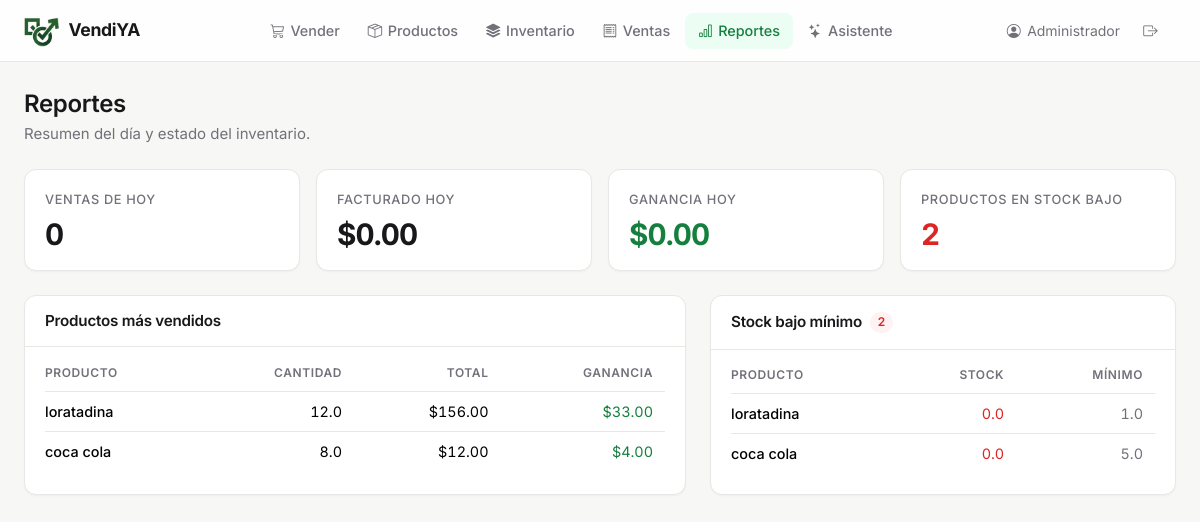
The app's page /reportes (signed in), older data.
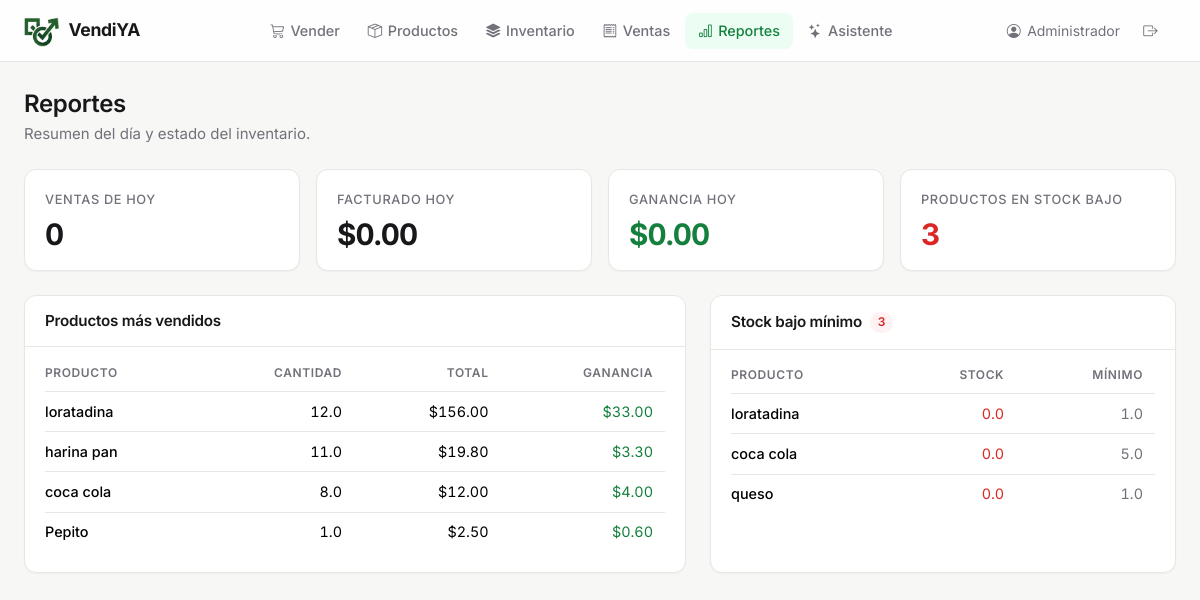
The same page, newer data.
### tables this page shows
CREATE TABLE productos (
    id INTEGER PRIMARY KEY AUTOINCREMENT,
    codigo_barras TEXT UNIQUE,
    nombre TEXT NOT NULL,
    categoria_id INTEGER,
    precio_compra REAL DEFAULT 0,
    precio_venta REAL NOT NULL,
    stock_actual REAL DEFAULT 0,
    stock_minimo REAL DEFAULT 0,
    unidad_medida TEXT DEFAULT 'unidad',
    iva REAL DEFAULT 0,
    activo INTEGER DEFAULT 1,
    FOREIGN KEY (categoria_id) REFERENCES categorias(id)
);

### app.py (the view, shortened to what this page needs)
@app.route('/reportes')
@login_required
def reportes():
    conn = get_db()
    arch = get_archive_db()
    hoy = datetime.now().strftime("%Y-%m-%d")
    ventas_hoy = conn.execute("""
        SELECT COUNT(*) as num,
               COALESCE(SUM(total),0) as total,
               COALESCE(SUM(ganancia),0) as ganancia
        FROM ventas WHERE date(fecha) = ?
    """, (hoy,)).fetchone()
    top1 = conn.execute("""
        SELECT p.nombre, SUM(d.cantidad) as cantidad,
               SUM(d.subtotal) as total, SUM(d.ganancia) as ganancia
        FROM venta_detalle d
        JOIN productos p ON d.producto_id = p.id
        GROUP BY d.producto_id
    """).fetchall()
    top2 = arch.execute("""
        SELECT 'Producto #' || d.producto_id as nombre,
               SUM(d.cantidad) as cantidad,
               SUM(d.subtotal) as total, SUM(d.ganancia) as ganancia
        FROM venta_detalle d
        GROUP BY d.producto_id
    """).fetchall()
    combinado = {}
    for r in top1:
        combinado[r['nombre']] = {'nombre': r['nombre'], 'cantidad': r['cantidad'],
                                  'total': r['total'], 'ganancia': r['ganancia']}
    top_productos = sorted(combinado.values(), key=lambda x: x['cantidad'], reverse=True)[:10]
    stock_bajo = conn.execute("""
        SELECT nombre, stock_actual, stock_minimo FROM productos
        WHERE activo = 1 AND stock_actual <= stock_minimo
        ORDER BY stock_actual ASC
    """).fetchall()
    conn.close()
    arch.close()
    return render_template('reportes.html',
                           ventas_hoy=dict(ventas_hoy) if ventas_hoy else {'num':0,'total':0,'ganancia':0},
                           top_productos=top_productos,
                           stock_bajo=[dict(p) for p in stock_bajo])

### app.py (called while the page is built)
def login_required(f):
    @wraps(f)
    def wrapper(*args, **kwargs):
        if 'usuario_id' not in session:
            return redirect(url_for('login'))
        return f(*args, **kwargs)
    return wrapper

### database.py (called while the page is built)
def get_db():
    conn = sqlite3.connect(DB_PATH)
    conn.row_factory = sqlite3.Row
    conn.execute("PRAGMA foreign_keys = ON")
    return conn

### templates/reportes.html (shortened to what this page needs)
{% extends "base.html" %}
{% block content %}
<div class="page-header">
  <div>
    <h1>Reportes</h1>
    <p>Resumen del día y estado del inventario.</p>
  </div>
</div>
<div class="row g-3 mb-4">
  <div class="col-sm-6 col-lg-3">
    <div class="card stat">
      <div class="stat-label">Ventas de hoy</div>
      <div class="stat-value">{{ ventas_hoy.num }}</div>
    </div>
  </div>
  <div class="col-sm-6 col-lg-3">
    <div class="card stat">
      <div class="stat-label">Facturado hoy</div>
      <div class="stat-value">${{ '%.2f'|format(ventas_hoy.total) }}</div>
    </div>
  </div>
  <div class="col-sm-6 col-lg-3">
    <div class="card stat">
      <div class="stat-label">Ganancia hoy</div>
      <div class="stat-value text-success">${{ '%.2f'|format(ventas_hoy.ganancia) }}</div>
    </div>
  </div>
  <div class="col-sm-6 col-lg-3">
    <div class="card stat">
      <div class="stat-label">Productos en stock bajo</div>
      <div class="stat-value {{ 'text-danger' if stock_bajo }}">{{ stock_bajo|length }}</div>
    </div>
  </div>
</div>
<div class="row g-4">
  <div class="col-lg-7">
    <div class="card h-100">
      <div class="card-header"><h2 class="card-title-sm">Productos más vendidos</h2></div>
      <div class="card-body pt-2">
        <div class="table-responsive">
          <table class="table table-sm">
            <thead>
              <tr>
                <th>Producto</th>
                <th class="text-end">Cantidad</th>
                <th class="text-end">Total</th>
                <th class="text-end">Ganancia</th>
              </tr>
            </thead>
            <tbody>
              {% for p in top_productos %}
              <tr>
                <td class="fw-medium">{{ p.nombre }}</td>
                <td class="text-end num">{{ p.cantidad }}</td>
                <td class="text-end num">${{ '%.2f'|format(p.total) }}</td>
                <td class="text-end num text-success">${{ '%.2f'|format(p.ganancia or 0) }}</td>
              </tr>
              {% else %}
              <tr><td colspan="4" class="empty">Sin ventas registradas</td></tr>
              {% endfor %}
            </tbody>
          </table>
        </div>
      </div>
    </div>
  </div>
  <div class="col-lg-5">
    <div class="card h-100">
      <div class="card-header">
        <h2 class="card-title-sm">Stock bajo mínimo
          {% if stock_bajo %}<span class="badge bg-danger">{{ stock_bajo|length }}</span>{% endif %}
        </h2>
      </div>
      <div class="card-body pt-2">
        <div class="table-responsive">
          <table class="table table-sm">
            <thead>
              <tr>
                <th>Producto</th>
                <th class="text-end">Stock</th>
                <th class="text-end">Mínimo</th>
              </tr>
            </thead>
            <tbody>
              {% for p in stock_bajo %}
              <tr>
                <td class="fw-medium">{{ p.nombre }}</td>
                <td class="text-end num text-danger">{{ p.stock_actual }}</td>
                <td class="text-end num text-muted">{{ p.stock_minimo }}</td>
              </tr>
              {% else %}
              <tr><td colspan="3" class="empty">Todo el inventario está en orden</td></tr>
              {% endfor %}
            </tbody>
          </table>
        </div>
      </div>
    </div>
  </div>
</div>
{% endblock %}

Row changes from the older to the newer data that the page shows:
added productos: nombre "harina pan", cantidad "11.0", total "19.80", ganancia "3.30", shown under "Productos más vendidos"
added productos: nombre "Pepito", cantidad "1.0", total "2.50", ganancia "0.60", shown under "Productos más vendidos"
added productos: nombre "queso", stock_actual "0.0", stock_minimo "1.0", shown under "Stock bajo mínimo 3"
Text that changed along with them:
{{ stock_bajo|length }}: "2" → "3"
